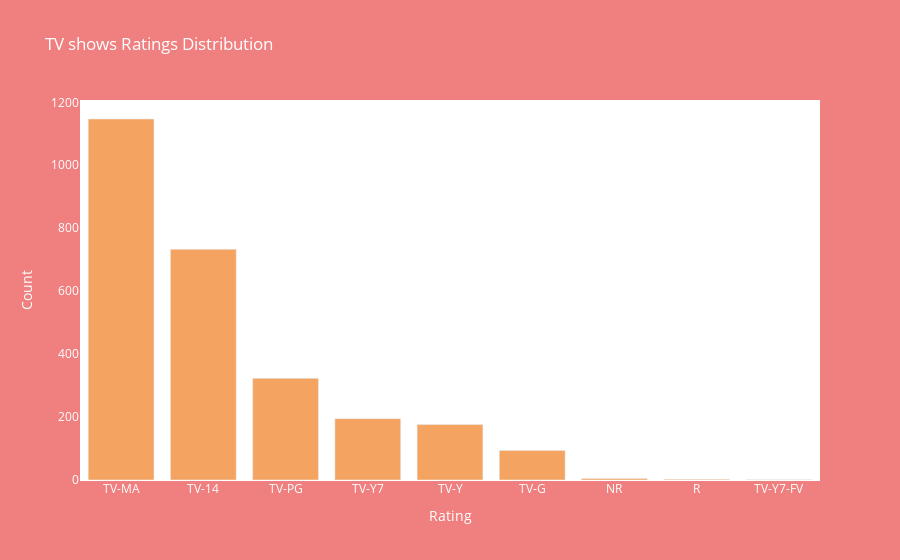

The notebook cell saved with this chart:
### Code cell
rat= list(tv['rating'].value_counts().index)
rat_counts=list(tv['rating'].value_counts().values)
# Plotly bar plot
fig1 = go.Figure(data=[go.Bar(
    x=rat,
    y=rat_counts,
    marker_color='sandybrown'
)])

# Set layout
fig1.update_layout(
    title='TV shows Ratings Distribution',
    xaxis_title='Rating',
    yaxis_title='Count',
    plot_bgcolor='white',
    paper_bgcolor='lightcoral',
    font=dict(
        color='white'
    )
)

# Display the plot
fig1.show()

### Figure 1 — Plotly figure (JSON) as saved in the notebook; plotly's stock layout.template omitted (floating-point values rounded to 4 significant figures)
{"data": [{"marker": {"color": "sandybrown"}, "type": "bar", "x": ["TV-MA", "TV-14", "TV-PG", "TV-Y7", "TV-Y", "TV-G", "NR", "R", "TV-Y7-FV"], "y": [1147, 733, 323, 195, 176, 94, 5, 2, 1]}], "layout": {"font": {"color": "white"}, "paper_bgcolor": "lightcoral", "plot_bgcolor": "white", "title": {"text": "TV shows Ratings Distribution"}, "xaxis": {"title": {"text": "Rating"}}, "yaxis": {"title": {"text": "Count"}}}}
